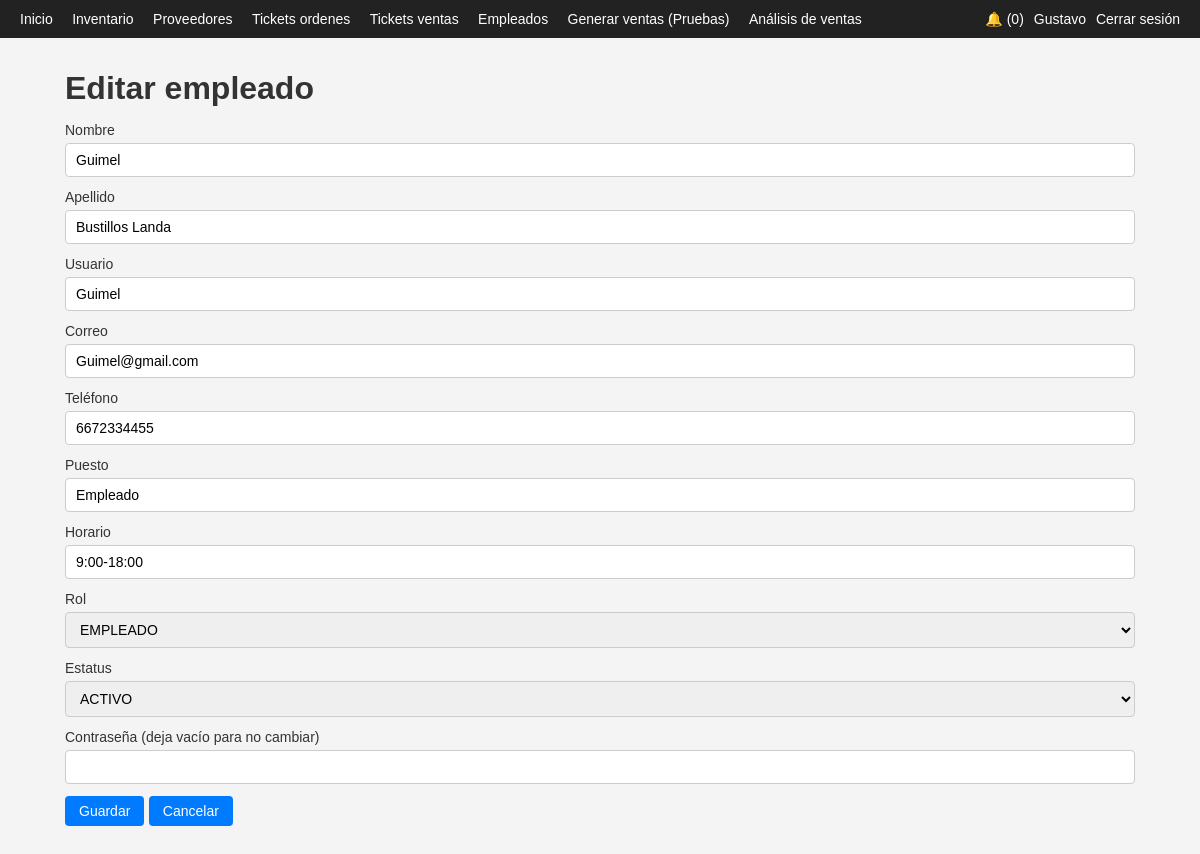
The app's page /app/empleados_form.php?id=3 (signed in), older data.
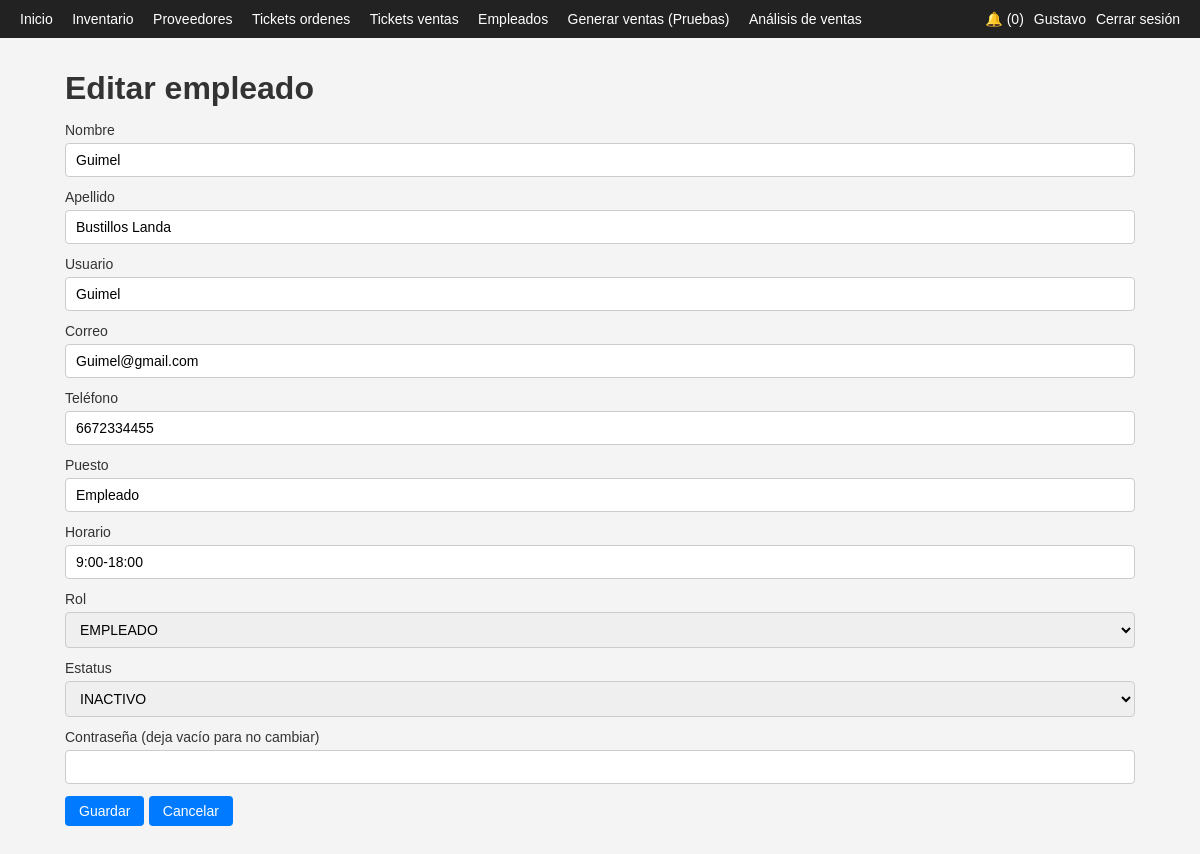
The same page, newer data.
### tables this page shows
CREATE TABLE `empleados` (
  `id_empleado` int(11) NOT NULL,
  `nombre` varchar(100) NOT NULL,
  `apellido` varchar(100) NOT NULL,
  `usuario` varchar(50) NOT NULL,
  `password_hash` varchar(255) NOT NULL,
  `rol` enum('ADMINISTRADOR','EMPLEADO') NOT NULL DEFAULT 'EMPLEADO',
  `correo` varchar(150) NOT NULL,
  `telefono` varchar(20) DEFAULT NULL,
  `estatus` enum('ACTIVO','INACTIVO') NOT NULL DEFAULT 'ACTIVO',
  `puesto` varchar(100) DEFAULT NULL,
  `horario` varchar(100) DEFAULT NULL,
  `fecha_registro` timestamp NOT NULL DEFAULT current_timestamp()
);

### app/empleados_form.php (the view, shortened to what this page needs)
<?php
include 'header.php';
$id = $_GET['id'] ?? null;
$empleado = null;
if ($id) {
    $stmt = $pdo->prepare("SELECT * FROM empleados WHERE id_empleado = ?");
    $stmt->execute([$id]);
    $empleado = $stmt->fetch();
}
?>
<h1><?php echo $id ? 'Editar empleado' : 'Nuevo empleado'; ?></h1>
<form method="post" action="empleados_save.php" class="form">
    <label>Nombre</label>
    <input type="text" name="nombre" required value="<?php echo htmlspecialchars($empleado['nombre'] ?? ''); ?>">
    <label>Apellido</label>
    <input type="text" name="apellido" required value="<?php echo htmlspecialchars($empleado['apellido'] ?? ''); ?>">
    <label>Usuario</label>
    <input type="text" name="usuario" required value="<?php echo htmlspecialchars($empleado['usuario'] ?? ''); ?>">
    <label>Correo</label>
    <input type="email" name="correo" required value="<?php echo htmlspecialchars($empleado['correo'] ?? ''); ?>">
    <label>Teléfono</label>
    <input type="text" name="telefono" value="<?php echo htmlspecialchars($empleado['telefono'] ?? ''); ?>">
    <label>Puesto</label>
    <input type="text" name="puesto" value="<?php echo htmlspecialchars($empleado['puesto'] ?? ''); ?>">
    <label>Horario</label>
    <input type="text" name="horario" value="<?php echo htmlspecialchars($empleado['horario'] ?? ''); ?>">
    <label>Rol</label>
    <select name="rol">
        <option value="EMPLEADO" <?php echo (($empleado['rol'] ?? 'EMPLEADO') === 'EMPLEADO') ? 'selected' : ''; ?>>EMPLEADO</option>
    </select>
    <label>Estatus</label>
    <select name="estatus">
        <option value="ACTIVO" <?php echo (($empleado['estatus'] ?? '') === 'ACTIVO') ? 'selected' : ''; ?>>ACTIVO</option>
        <option value="INACTIVO" <?php echo (($empleado['estatus'] ?? '') === 'INACTIVO') ? 'selected' : ''; ?>>INACTIVO</option>
    </select>
    <label>Contraseña <?php echo $id ? '(deja vacío para no cambiar)' : ''; ?></label>
    <input type="password" name="password">
    <button type="submit">Guardar</button>
    <a class="btn" href="empleados_list.php">Cancelar</a>
</form>
<?php include 'footer.php'; ?>

Row changes from the older to the newer data that the page shows:
changed empleados "Guimel": estatus "ACTIVO" → "INACTIVO"
